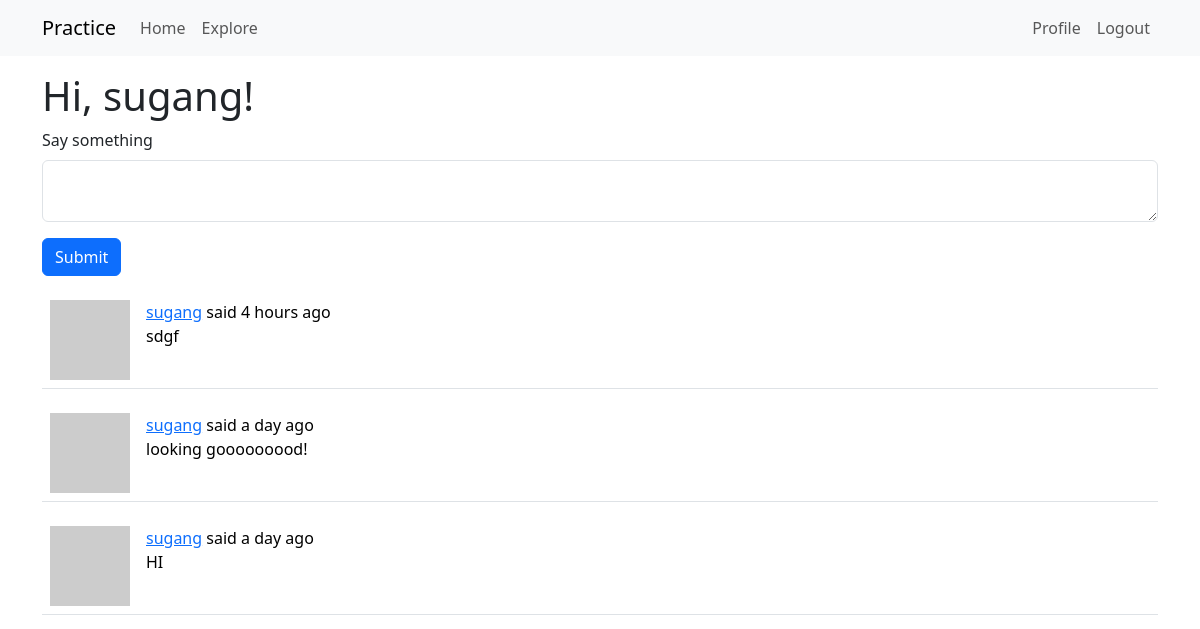
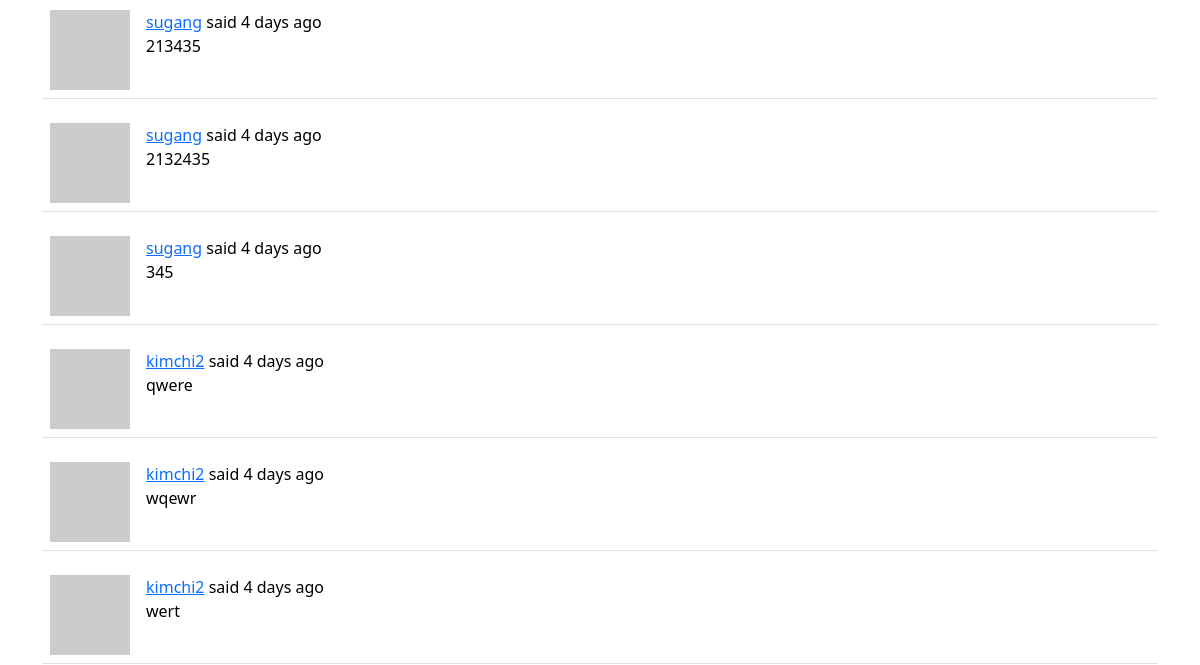
Before: /index (signed in, upper part) with the older database file (2 pictures, top to bottom).
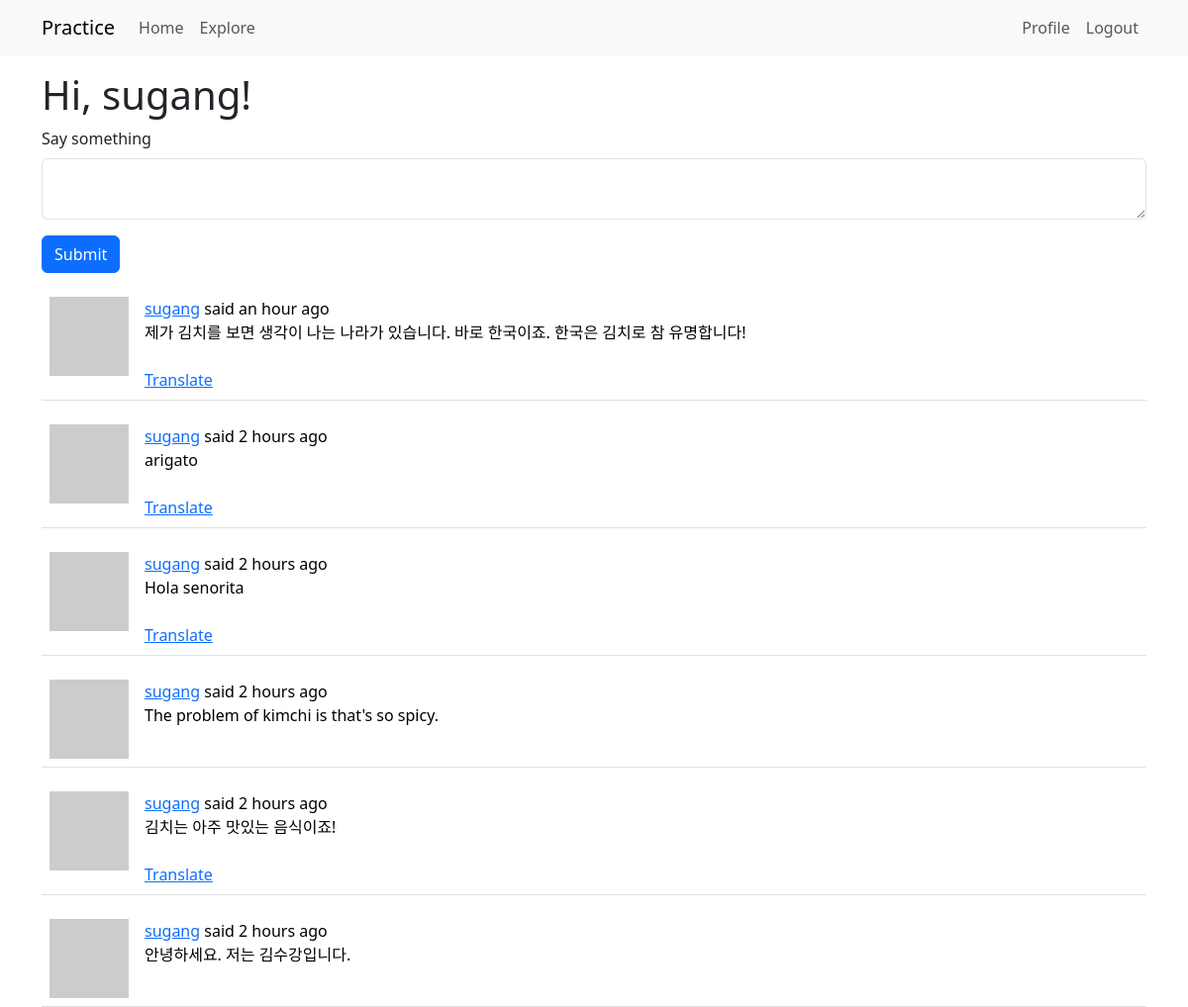
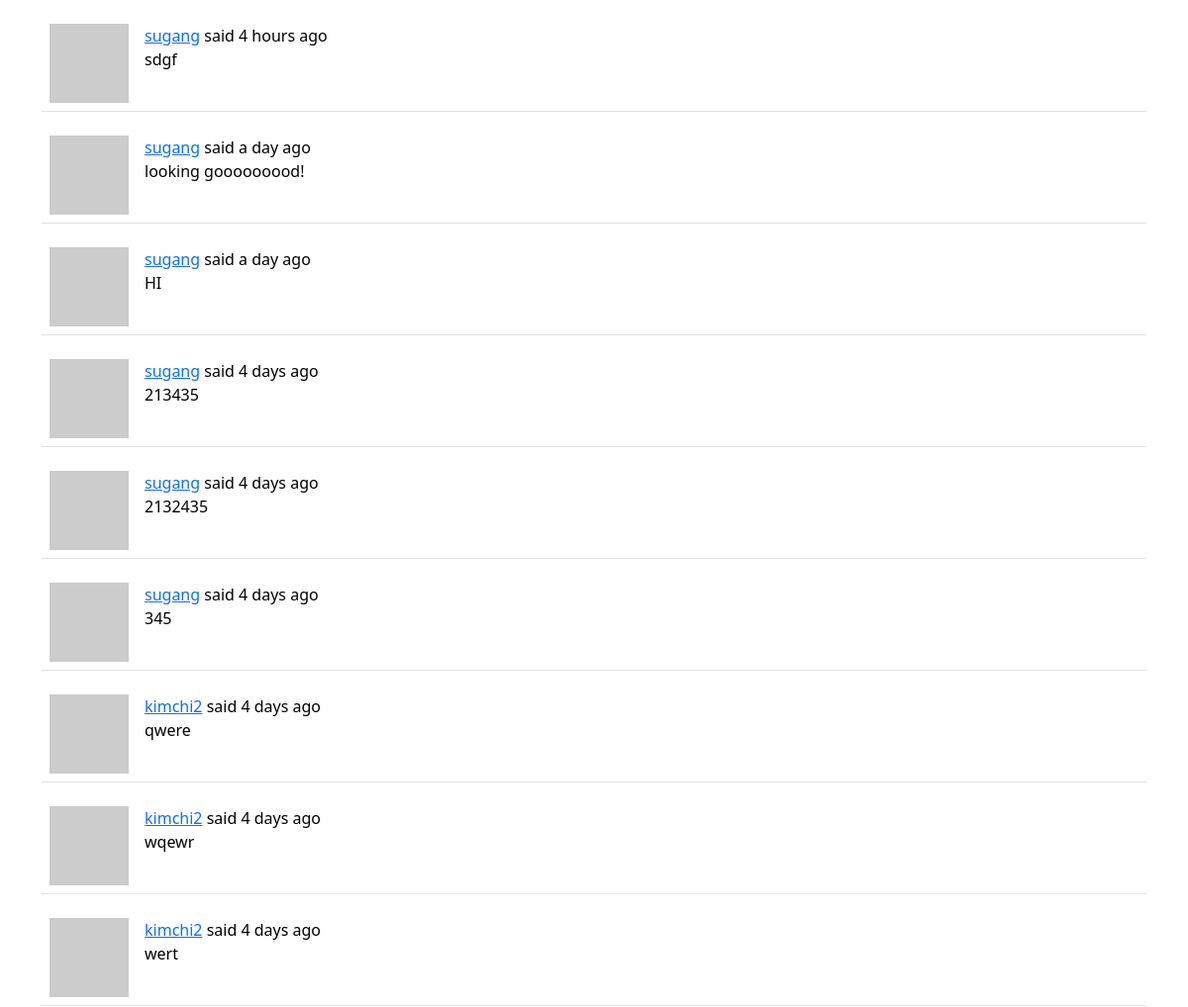
After: the same page with the newer database file (2 pictures, top to bottom).
### app/models.py (models this page shows, shortened)
class Post(db.Model):
    id: so.Mapped[int] = so.mapped_column(primary_key=True)
    body: so.Mapped[str] = so.mapped_column(sa.String(140))
    timestamp: so.Mapped[datetime] = so.mapped_column(
        index=True, default=lambda: datetime.now(timezone.utc)
    )
    user_id: so.Mapped[int] = so.mapped_column(sa.ForeignKey(User.id), index=True)
    language: so.Mapped[Optional[str]] = so.mapped_column(sa.String(5))
    author: so.Mapped[User] = so.relationship(back_populates="posts")

### app/routes.py (the view, shortened to what this page needs)
@app.route("/", methods=["GET", "POST"])
@app.route("/index", methods=["GET", "POST"])
@login_required
def index():
    form = PostForm()
    page = request.args.get("page", 1, type=int)
    posts = db.paginate(
        current_user.following_posts(),
        page=page,
        per_page=app.config["POSTS_PER_PAGE"],
        error_out=False,
    )
    next_url = url_for("index", page=posts.next_num) if posts.has_next else None
    prev_url = url_for("index", page=posts.prev_num) if posts.has_prev else None
    return render_template(
        "index.html",
        title="Home",
        form=form,
        posts=posts.items,
        next_url=next_url,
        prev_url=prev_url,
    )

### app/forms.py
class PostForm(FlaskForm):
    post = TextAreaField(
        _l("Say something"), validators=[DataRequired(), Length(min=1, max=140)]
    )
    submit = SubmitField(_l("Submit"))

### app/__init__.py (called while the page is built)
def get_locale():
    return request.accept_languages.best_match(app.config["LANGUAGES"])

### app/models.py (called while the page is built)
@login.user_loader
def load_user(id):
    return db.session.get(User, int(id))

    def avatar(self, size):
        digest = md5(self.email.lower().encode("utf-8")).hexdigest()
        return f"https://www.gravatar.com/avatar/{digest}?d=identicon&s={size}"

    def following_posts(self):
        Author = so.aliased(User)
        Follower = so.aliased(User)
        return (
            sa.select(Post)
            .join(Post.author.of_type(Author))
            .join(
                Author.followers.of_type(Follower),
                isouter=True,
            )
            .where(sa.or_(Follower.id == self.id, Author.id == self.id))
            .group_by(Post)
            .order_by(Post.timestamp.desc())
        )

### app/routes.py (called while the page is built)
@app.before_request
def before_request():
    if current_user.is_authenticated:
        current_user.last_seen = datetime.now(timezone.utc)
        db.session.commit()
    g.locale = str(get_locale())

### app/templates/index.html (shortened to what this page needs)
{% extends "base.html" %}
{% import "bootstrap_wtf.html" as wtf %}
{% block content %}
    <h1>{{ _('Hi, %(username)s!', username=current_user.username) }}</h1>
    {% if form %}{{ wtf.quick_form(form) }}{% endif %}
    {% for post in posts %}
        {% include '_post.html' %}
    {% endfor %}
{% endblock %}

### app/templates/_post.html (shortened to what this page needs)
<table class="table table-hover">
    <tr>
        <td width="70px">
            <a href="{{ url_for('user', username=post.author.username) }}">
                <img src="{{ post.author.avatar(70) }}" />
            </a>
        </td>
        <td>
            {{ _('%(username)s said %(when)s',username=user_link, when=moment(post.timestamp).fromNow()) }}
            <br>
            <span id="post{{ post.id }}">{{ post.body }}</span>
            {% if post.language and post.language != g.locale %}
                <br>
                <br>
                <span id="translation{{ post.id }}"><a href="javascript:translate('post{{ post.id }}', 'translation{{ post.id }}', '{{ post.language }}', '{{ g.locale }}');">{{ _("Translate") }}</a></span>
            {% endif %}
        </td>
    </tr>
</table>

Changed rows visible on the page:
added Post: body "제가 김치를 보면 생각이 나는 나라가 있습니다. 바로 한국이죠. 한국은 김치로 참 유명합니다!"
added Post: body "arigato"
added Post: body "Hola senorita"
added Post: body "The problem of kimchi is that's so spicy."
added Post: body "김치는 아주 맛있는 음식이죠!"
added Post: body "안녕하세요. 저는 김수강입니다."
